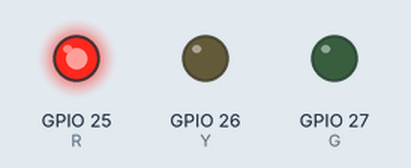
Recording of a program running on a simulated ESP32 board running MicroPython. Parts: output pins drawn as LEDs (lit = HIGH).

Above: at 0.3 s.
At 1.5 s:
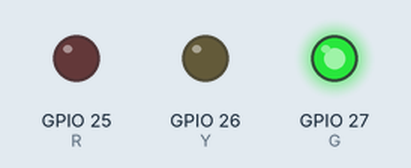
At 2.1 s:
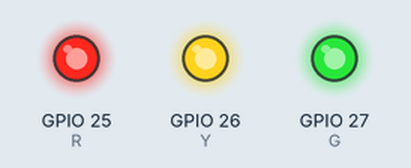
At 3.9 s:
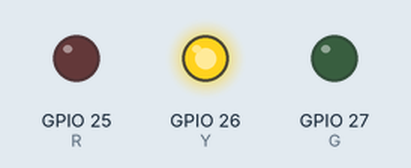
At 5.7 s:
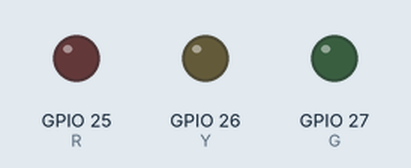
Timing chart, 0 to 6.9 s (numbered marks = the images above):
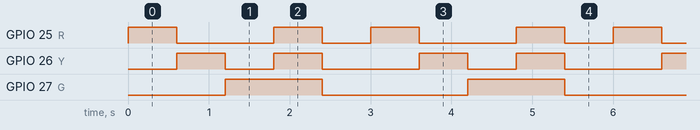

Measured:
- by itself, GPIO 25 (R): repeats every 3.0 s: LOW 1.2 s, HIGH 0.60 s, LOW 0.60 s, HIGH 0.60 s
- by itself, GPIO 26 (Y): repeats every 3.0 s: LOW 0.60 s, HIGH 0.60 s, LOW 1.2 s, HIGH 0.60 s
- by itself, GPIO 27 (G): alternates HIGH for 1.2 s and LOW for 1.8 s

The program:

selftest.py
```python
# Wiring check. Upload as main.py before the real firmware to confirm your
# LEDs and pins: it cycles red -> yellow -> green -> all -> off forever.
#   python3 push.py selftest.py /dev/ttyUSB0
import time
from machine import Pin

PIN_RED, PIN_YELLOW, PIN_GREEN = 25, 26, 27
COMMON_ANODE = False
ON, OFF = (0, 1) if COMMON_ANODE else (1, 0)

R = Pin(PIN_RED, Pin.OUT); Y = Pin(PIN_YELLOW, Pin.OUT); G = Pin(PIN_GREEN, Pin.OUT)
def rgb(r, y, g):
    R.value(r); Y.value(y); G.value(g)

while True:
    rgb(ON, OFF, OFF); time.sleep(0.6)   # red
    rgb(OFF, ON, OFF); time.sleep(0.6)   # yellow
    rgb(OFF, OFF, ON); time.sleep(0.6)   # green
    rgb(ON, ON, ON);   time.sleep(0.6)   # all
    rgb(OFF, OFF, OFF); time.sleep(0.6)  # off
```
